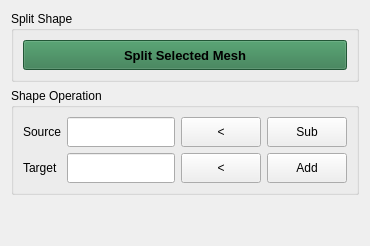
             <widget class="QWidget" name="tab_10">
              <attribute name="title">
               <string>Tools</string>
              </attribute>
              <layout class="QGridLayout" name="gridLayout_38">
               <item row="0" column="0">
                <widget class="QGroupBox" name="groupBox">
                 <property name="title">
                  <string>Split Shape</string>
                 </property>
                 <layout class="QGridLayout" name="gridLayout_39">
                  <item row="0" column="0">
                   <widget class="QPushButton" name="pushButton_build_split">
                    <property name="sizePolicy">
                     <sizepolicy hsizetype="Minimum" vsizetype="Minimum">
                      <horstretch>0</horstretch>
                      <verstretch>0</verstretch>
                     </sizepolicy>
                    </property>
                    <property name="minimumSize">
                     <size>
                      <width>0</width>
                      <height>30</height>
                     </size>
                    </property>
                    <property name="maximumSize">
                     <size>
                      <width>16777215</width>
                      <height>16777215</height>
                     </size>
                    </property>
                    <property name="font">
                     <font>
                      <pointsize>10</pointsize>
                      <weight>75</weight>
                      <bold>true</bold>
                     </font>
                    </property>
                    <property name="styleSheet">
                     <string notr="true">background-color:rgb(48, 121, 75)</string>
                    </property>
                    <property name="text">
                     <string>Split Selected Mesh</string>
                    </property>
                   </widget>
                  </item>
                 </layout>
                </widget>
               </item>
               <item row="1" column="0">
                <widget class="QGroupBox" name="groupBox_5">
                 <property name="title">
                  <string>Shape Operation</string>
                 </property>
                 <layout class="QGridLayout" name="gridLayout_31">
                  <item row="1" column="0">
                   <layout class="QGridLayout" name="gridLayout_41" columnminimumwidth="0,0,0">
                    <item row="0" column="1">
                     <widget class="QLineEdit" name="lineEdit_source_shape_operate">
                      <property name="sizePolicy">
                       <sizepolicy hsizetype="Expanding" vsizetype="Minimum">
                        <horstretch>0</horstretch>
                        <verstretch>0</verstretch>
                       </sizepolicy>
                      </property>
                      <property name="readOnly">
                       <bool>true</bool>
                      </property>
                     </widget>
                    </item>
                    <item row="0" column="0">
                     <widget class="QLabel" name="label">
                      <property name="text">
                       <string>Source</string>
                      </property>
                     </widget>
                    </item>
                    <item row="1" column="1">
                     <widget class="QLineEdit" name="lineEdit_target_shape_operate">
                      <property name="sizePolicy">
                       <sizepolicy hsizetype="Expanding" vsizetype="Minimum">
                        <horstretch>0</horstretch>
                        <verstretch>0</verstretch>
                       </sizepolicy>
                      </property>
                      <property name="readOnly">
                       <bool>true</bool>
                      </property>
                     </widget>
                    </item>
                    <item row="1" column="0">
                     <widget class="QLabel" name="label_24">
                      <property name="text">
                       <string>Target</string>
                      </property>
                     </widget>
                    </item>
                    <item row="1" column="2">
                     <widget class="QPushButton" name="pushButton_fill_target_shape_operate">
                      <property name="sizePolicy">
                       <sizepolicy hsizetype="Minimum" vsizetype="Minimum">
                        <horstretch>0</horstretch>
                        <verstretch>0</verstretch>
                       </sizepolicy>
                      </property>
                      <property name="text">
                       <string>&lt;</string>
                      </property>
                     </widget>
                    </item>
                    <item row="0" column="2">
                     <widget class="QPushButton" name="pushButton_fill_source_shape_operate">
                      <property name="sizePolicy">
                       <sizepolicy hsizetype="Minimum" vsizetype="Minimum">
                        <horstretch>0</horstretch>
                        <verstretch>0</verstretch>
                       </sizepolicy>
                      </property>
                      <property name="text">
                       <string>&lt;</string>
                      </property>
                     </widget>
                    </item>
                   </layout>
                  </item>
                  <item row="1" column="1">
                   <layout class="QVBoxLayout" name="verticalLayout_5">
                    <item>
                     <widget class="QPushButton" name="pushButton_subtract_shape_operate">
                      <property name="sizePolicy">
                       <sizepolicy hsizetype="Minimum" vsizetype="Minimum">
                        <horstretch>0</horstretch>
                        <verstretch>0</verstretch>
                       </sizepolicy>
                      </property>
                      <property name="minimumSize">
                       <size>
                        <width>0</width>
                        <height>30</height>
                       </size>
                      </property>
                      <property name="text">
                       <string>Sub</string>
                      </property>
                     </widget>
                    </item>
                    <item>
                     <widget class="QPushButton" name="pushButton_add_shape_operate">
                      <property name="sizePolicy">
                       <sizepolicy hsizetype="Minimum" vsizetype="Minimum">
                        <horstretch>0</horstretch>
                        <verstretch>0</verstretch>
                       </sizepolicy>
                      </property>
                      <property name="minimumSize">
                       <size>
                        <width>0</width>
                        <height>30</height>
                       </size>
                      </property>
                      <property name="text">
                       <string>Add</string>
                      </property>
                     </widget>
                    </item>
                   </layout>
                  </item>
                 </layout>
                </widget>
               </item>
               <item row="2" column="0">
                <spacer name="verticalSpacer_10">
                 <property name="orientation">
                  <enum>Qt::Vertical</enum>
                 </property>
                 <property name="sizeHint" stdset="0">
                  <size>
                   <width>20</width>
                   <height>40</height>
                  </size>
                 </property>
                </spacer>
               </item>
              </layout>
             </widget>
